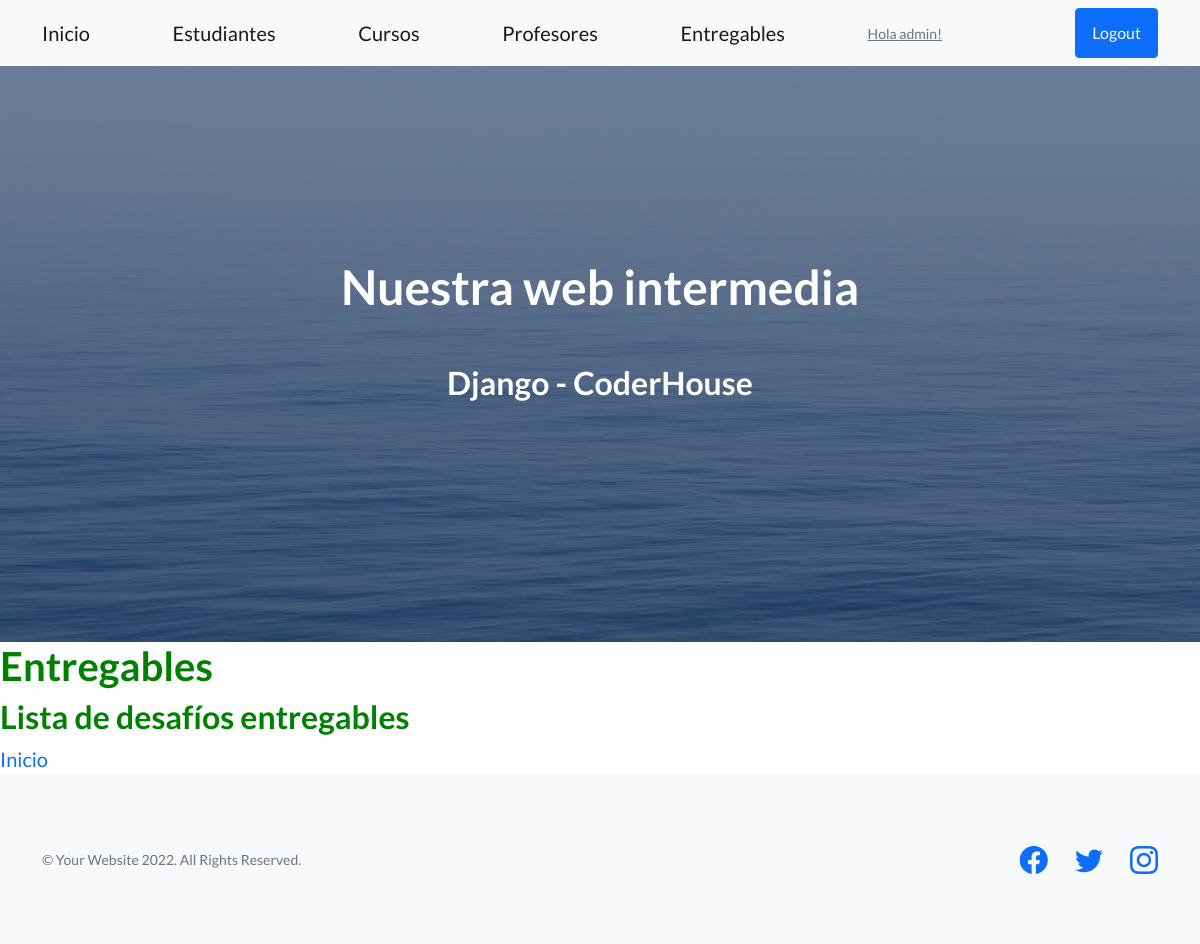
Before: /coder/entregables/ (signed in) with the older database file.
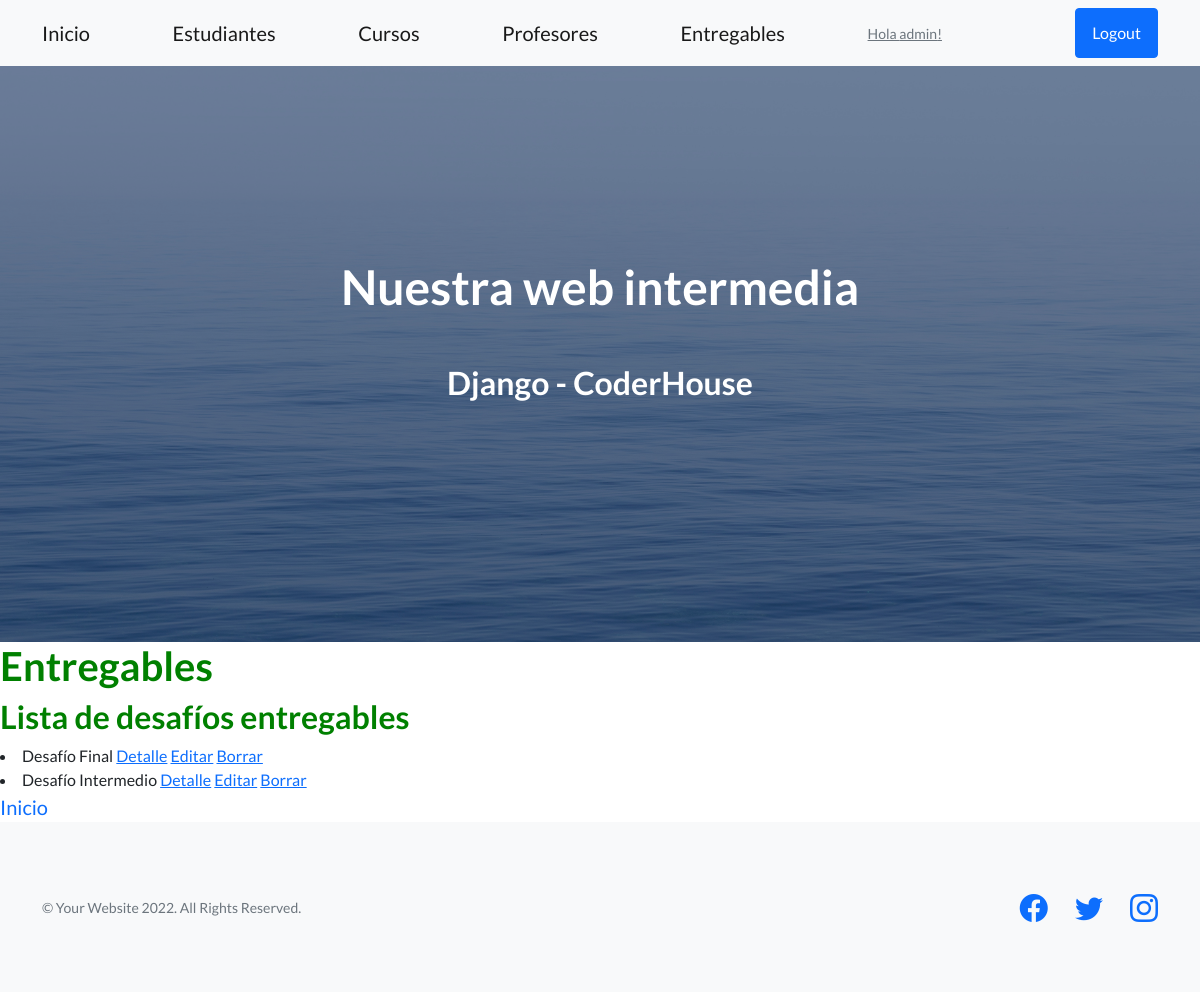
After: the same page with the newer database file.
### AppCoder/models.py (models this page shows, shortened)
class Entregable(models.Model):
    nombre = models.CharField(max_length=100)
    fecha_de_entrega = models.DateField()
    entregado = models.BooleanField()

### AppCoder/views.py (the view)
# urls.py: path("entregables/", EntregablesList.as_view(), name="coder-entregables"),
class EntregablesList(ListView):
    model = Entregable
    template_name = "AppCoder/entregables.html"

### AppCoder/templates/AppCoder/entregables.html (shortened to what this page needs)
{% extends 'AppCoder/base.html' %}
{% load static %}
{% block contenidoQueCambia %}
<h1 style="color: green;">Entregables</h1>
<h2 style="color: green;">Lista de desafíos entregables</h2>
{% for entregable in object_list %}
     <li> {{entregable.nombre}}
        <a href="{% url 'coder-entregables-detalle' entregable.id %}">Detalle</a>
        <a href="{% url 'coder-entregables-editar' entregable.id %}">Editar</a>
        <a href="{% url 'coder-entregables-borrar' entregable.id %}">Borrar</a>
     </li>
    {% endfor %}
<a class="navbar-brand" href="{% url 'coder-inicio' %}">Inicio</a>
{% endblock %}

Changed rows visible on the page:
added Entregable: nombre "Desafío Final"
added Entregable: nombre "Desafío Intermedio"
